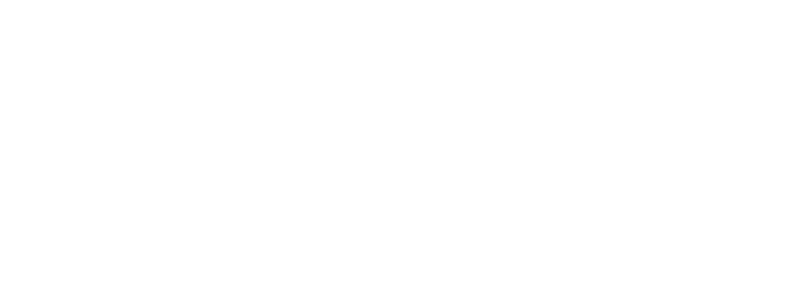
Frame 1 (no input)
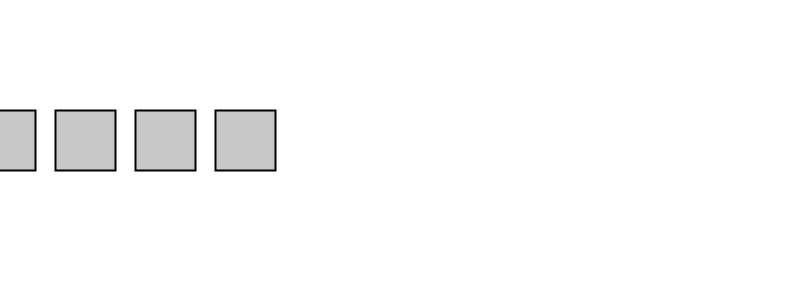
Frame 60 (the mouse pressed at the canvas centre just before this capture)
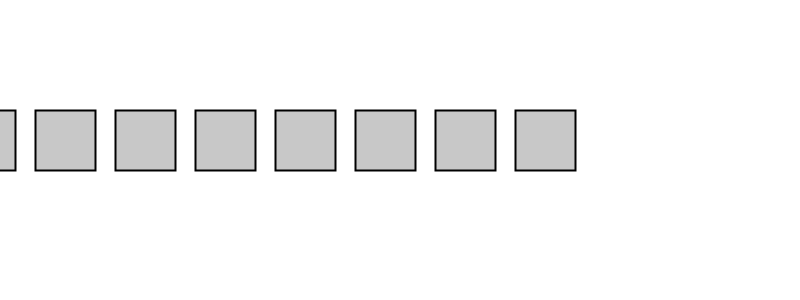
Frame 120 (the mouse held since frame 60 and released just before this capture)

The Processing sketch that drew these frames (run headless with seeded random() and noise(); from frame 60 on, the mouse is pressed at the canvas centre):

// Processing sketch: for_en_draw
// ── for_en_draw.pde
//los rectangulos comienzan fuera del lienzo
int x = -800; //posición x

void setup() {
  size(800, 300);  
  fill(200);
  strokeWeight(2);
}

void draw() {
  background(255);

  //dibujar 10 rectangulos
  for (int i = 0; i < 10; i++) {
    //rectangulos con 80px de espacio entre si
    // a cada rectangulo se le suma x en la posicion horizontal
    rect( x + (i*80), 110, 60, 60);
  }

  x += 5; //aumento de x

  //cambio de dirección
  if (x > width || x < -800) {
    x = -800;
  }
}
